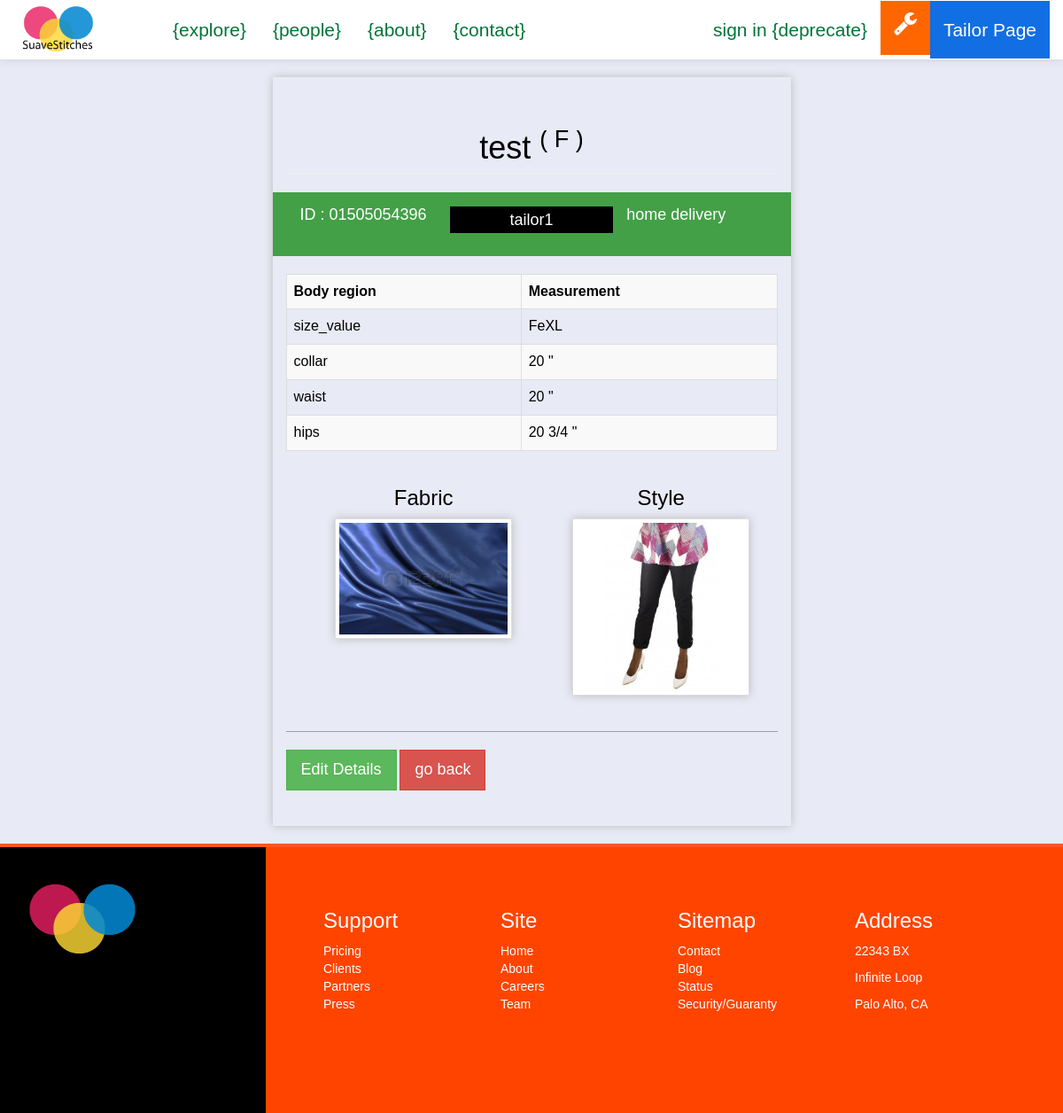
Page /suave/staff/Order/Details/01505054396 on the committed database.
### suave/models.py (models this page shows, shortened)
class Order(models.Model):
	client = models.ForeignKey(Client, null=True)
	sizetable = models.ForeignKey(SizeTable, null=True)
	tailor = models.ForeignKey(Tailor, null=True)
	fabric = models.CharField(max_length=50, null=True)
	style = models.CharField(max_length=100, null=True)
	main_order_id = models.CharField(max_length=15, null=True)
	details = models.CharField(max_length=250, null=True) #*
	delivery_option = models.CharField(max_length=100, null=True)
	service_option = models.CharField(max_length=100, null=True)
	sex = models.CharField(max_length=2, default=' ')
	status = models.CharField(max_length=20, default='OPEN') #*
	cost = models.IntegerField(default=0000) # final cost of order
	date = models.DateField(auto_now_add=True)

class Client(models.Model):
	FEMALE = 'F'
	MALE = 'M'
	SEX_CHOICE = (
		(FEMALE, 'F'),
		(MALE, 'M'),
	)
	user = models.OneToOneField(User)
	address = models.CharField(max_length=200, null=True)
	preference = models.CharField(max_length=40)
	sex = models.CharField(max_length=2, choices=SEX_CHOICE, default=" ")
	def __str__(self):
		return self.user.username

class Tailor(models.Model):
	user = models.OneToOneField(User)
	rate = models.IntegerField(default=0)
	phone_number = models.IntegerField(default=0)
	address = address = models.CharField(max_length=300, null=True)
	specialty = models.CharField(max_length=300, null=True)
	approved = models.BooleanField(default=False)
	def __str__(self):
		return self.user.username

class SizeTable(models.Model):
	size_value = models.CharField(max_length=15)
	collar = models.CharField(max_length=10)
	waist = models.CharField(max_length=10)
	hips = models.CharField(max_length=10)

class Fabric(models.Model):
	name = models.CharField(max_length=100)
	cost = models.IntegerField(null=True)
	sex = models.CharField(max_length=2, null=True)
	pattern = models.CharField(max_length=150, null=True)
	image_url = models.CharField(max_length=150)
	description = models.CharField(max_length=200, null=True)

class Style(models.Model):
	name = models.CharField(max_length=50)
	sex = models.CharField(max_length=3)
	cost = models.IntegerField(default=000)
	pattern = models.CharField(max_length=150, null=True)
	image_url = models.CharField(max_length=150)
	description = models.CharField(max_length=200, null=True)

### staff/views.py (the view)
# urls.py: url(r'^Order/Details/(?P<order_id>[\w\-]+)$', views.order_details, name='order_details'),
def order_details(request, order_id):
	try:
		order = Order.objects.get(main_order_id=order_id)
	except Exception, e:
		return HttpResponse('can\'t do that %s' %order_id) # write better response
	context = {}
	context['title'] = 'Order details -- SuaveStitches Nigeria'
	context['tailorPage'] = True
	context['order'] = order
	context['fabric'] = Fabric.objects.get(id=order.fabric)
	context['style'] = Style.objects.get(id=order.style)
	context['size'] = serializers.serialize("python", SizeTable.objects.filter(id=order.sizetable.id))
	return render(request, 'i/staff/order_details.html', context)

### templates/i/staff/order_details.html (shortened to what this page needs)
{% extends "i/layout/staff_base.html" %}
{% block main_section %}
<div class="col-lg-6 col-lg-offset-3 tailor-order-details"><br>
	<h1 class="page-header">{{ order.client }} <sup>( {{ order.sex }} )</sup></h1>
	{% if order.status == 'IN PROGRESS' %}
		<div class="row alert" style="background:#43A047;color:#fff">
	{% else %}
		<div class="row alert" style="background:#E91E63;color:#fff">
	{% endif %}
			<h4 class="col-xs-4">ID : {{ order.main_order_id }}</h4>
			{% if order.status == 'IN PROGRESS' %}
				<h4 class="col-xs-4 text-center" style="background:#000;line-height:30px;">{{ order.tailor }}</h4>
			{% else %}
				<h4 class="col-xs-4">Job is available</h4>
			{% endif %}
			<h4 class="col-xs-4">{{ order.delivery_option|lower }}</h4>
		</div>
		<table class="table table-striped table-hover table-bordered">
			<tr>
				<th>Body region</th>
				<th>Measurement</th>
			</tr>
{% for instance in size %}
	{% for field, value in instance.fields.items %}
		{% if value != None %}
			<tr>
				<td>{{ field }}</td>
				<td>{{ value }}</td>
			</tr>
		{% endif %}
	{% endfor %}
{% endfor %}
		</table>
		<div class="tailor-order-details-img">
			<div class="row">
				<div class="col-lg-5 col-lg-offset-1">
					<h3>Fabric</h3>
					<img src="/static/img/fabrics/{{ fabric.image_url }}" width="200" height="200" class="img-thumbnail">
				</div>
				<div class="col-lg-6">
					<h3>Style</h3>
					<img src="/static/img/styles/{{ style.image_url }}"   width="200" height="200" class="img-thumbnail">
				</div>
			</div>
		</div>
		<br>
		<div class="">
		<hr style="border-color:#90A4AE">
		<a href="" class="btn btn-success btn-lg">Edit Details</a>
		<a href="{% url 'suave:tailorDashboard' %}" class="btn btn-danger btn-lg">go back</a>
		</div>
	<br><br>
</div>
{% endblock %}

### static/css/style.css (style rules this page uses)
a { text-decoration: none; }
.tailorPage-color { background: #ECEFF1; background: #E8EAF6; }
.tailor-order-details { box-shadow: 0px 0px 10px #bbb; margin-top: 20px; margin-bottom: 20px; }
.tailor-order-details-img { padding: 0 auto; text-align: center; }
.tailor-order-details-img img { box-shadow: 0px 0px 10px #bbb; }
img { max-width: 100%; }
*:not(span) { -webkit-border-radius: 0 !important; -moz-border-radius: 0 !important; -ms-border-radius: 0 !important; border-radius: 0 !important; }
.page-header { text-align: center; overflow: hidden; }
body { color: #000; font-family: weblysleek, arial; }

### rows in the picture
Order: client "test", sex "F", main_order_id "01505054396", tailor "tailor1", delivery_option "home delivery"
SizeTable: fields "FeXL" "20 \"" "20 \"" "20 3/4 \""
Fabric: image_url (picture)
Style: image_url (picture)

### other values in the picture
{{ field }} "size_value" "collar" "waist" "hips"
